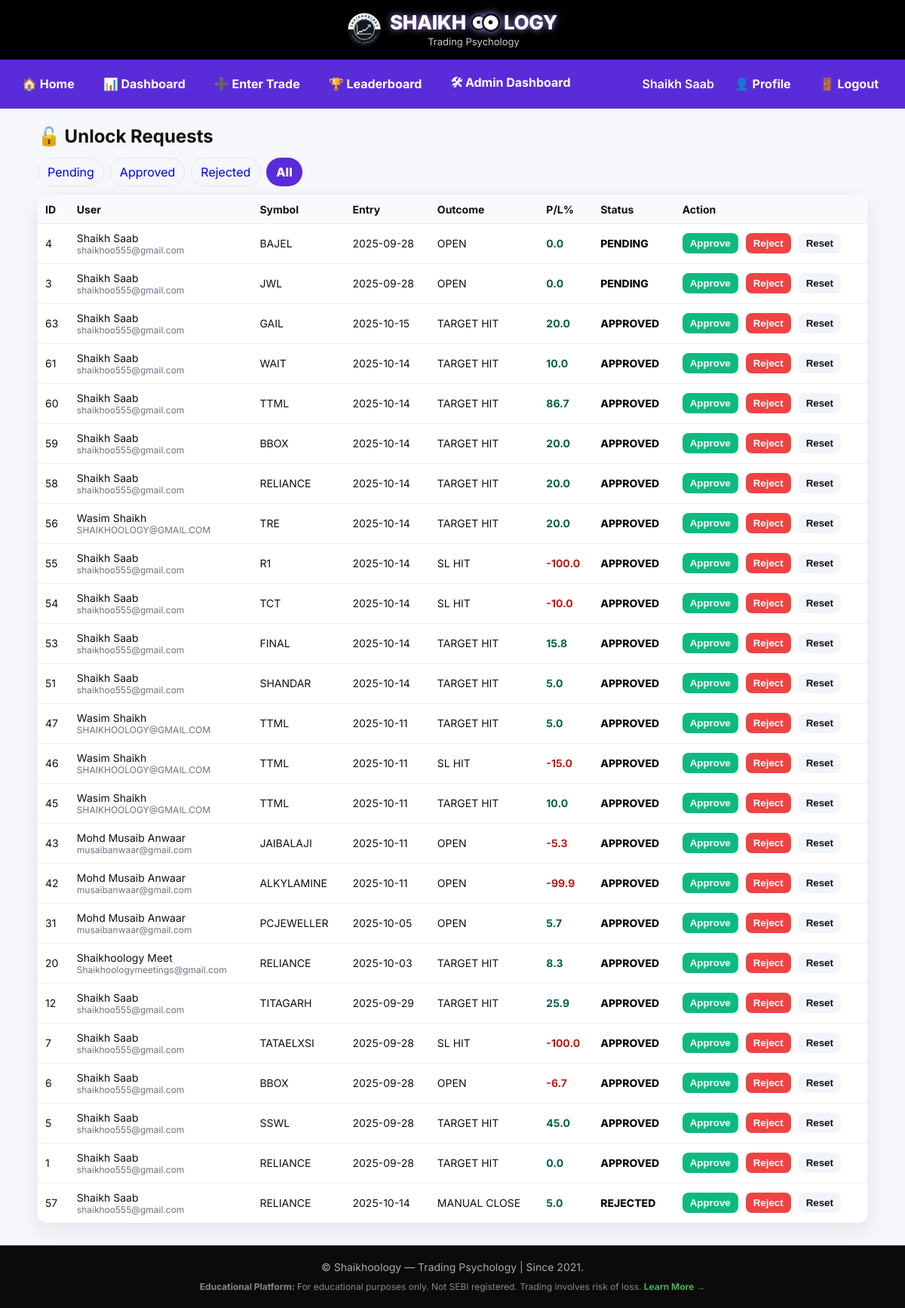
Screenshot of /admin/trade_unlock.php?status=all (signed in) with the database file from the repository.
### tables this page shows
CREATE TABLE `trades` (
  `id` int(11) NOT NULL,
  `user_id` int(11) NOT NULL,
  `entry_date` date NOT NULL,
  `close_date` date DEFAULT NULL,
  `symbol` varchar(50) DEFAULT NULL,
  `marketcap` enum('Large','Mid','Small') DEFAULT 'Mid',
  `position_percent` decimal(7,4) DEFAULT 0.0000,
  `entry_price` decimal(14,4) DEFAULT NULL,
  `stop_loss` decimal(14,4) DEFAULT NULL,
  `target_price` decimal(14,4) DEFAULT NULL,
  `exit_price` decimal(14,4) DEFAULT NULL,
  `exit_date` date DEFAULT NULL,
  `outcome` varchar(50) DEFAULT 'OPEN',
  `locked` tinyint(1) NOT NULL DEFAULT 0,
  `rule_based` tinyint(1) NOT NULL DEFAULT 1,
  `concern` text DEFAULT NULL,
  `pl_percent` decimal(10,4) DEFAULT NULL,
  `pl_amount` decimal(14,2) NOT NULL DEFAULT 0.00,
  `rr` decimal(10,4) DEFAULT NULL,
  `allocation_amount` decimal(14,2) DEFAULT NULL,
  `qty` decimal(14,4) DEFAULT NULL,
  `points` int(11) DEFAULT 0,
  `analysis_link` text DEFAULT NULL,
  `notes` text DEFAULT NULL,
  `created_at` timestamp NULL DEFAULT current_timestamp(),
  `rule_flag` enum('OK','NOT_RULE_BASED') NOT NULL DEFAULT 'OK',
  `is_locked` tinyint(1) NOT NULL DEFAULT 0,
  `unlock_status` enum('none','pending','approved','rejected') NOT NULL DEFAULT 'none',
  `unlock_approved_at` datetime DEFAULT NULL,
  `unlock_expires` datetime DEFAULT NULL,
  `deleted_at` datetime DEFAULT NULL,
  `deleted_by` int(11) DEFAULT NULL,
  `deleted_reason` varchar(255) DEFAULT NULL,
  `deleted_by_admin` tinyint(1) NOT NULL DEFAULT 0,
  `is_deleted` tinyint(1) NOT NULL DEFAULT 0,
  `restored_by` varchar(20) DEFAULT NULL,
  `unlock_requested_by` int(11) DEFAULT NULL
);

CREATE TABLE `users` (
  `id` int(11) NOT NULL,
  `name` varchar(100) NOT NULL,
  `email` varchar(150) NOT NULL,
  `password_hash` varchar(255) NOT NULL,
  `remember_token` varchar(255) DEFAULT NULL,
  `email_token` varchar(64) DEFAULT NULL,
  `email_verified` tinyint(1) NOT NULL DEFAULT 0,
  `status` varchar(20) NOT NULL DEFAULT 'unverified',
  `funds_available` decimal(14,2) DEFAULT 100000.00,
  `is_admin` tinyint(1) NOT NULL DEFAULT 0,
  `created_at` timestamp NULL DEFAULT current_timestamp(),
  `role` varchar(50) DEFAULT 'user',
  `trading_capital` decimal(15,2) NOT NULL DEFAULT 100000.00,
  `promoted_by` int(11) DEFAULT NULL,
  `promoted_at` datetime DEFAULT NULL,
  `approval_requested_at` datetime DEFAULT NULL,
  `rejection_reason` varchar(255) DEFAULT NULL,
  `updated_at` datetime DEFAULT current_timestamp() ON UPDATE current_timestamp(),
  `otp_code` varchar(6) DEFAULT NULL,
  `otp_expires` datetime DEFAULT NULL,
  `verification_attempts` int(11) NOT NULL DEFAULT 0,
  `full_name` varchar(255) DEFAULT NULL,
  `phone` varchar(20) DEFAULT NULL,
  `country` varchar(100) DEFAULT NULL,
  `trading_experience` int(11) DEFAULT NULL,
  `platform_used` varchar(255) DEFAULT NULL,
  `why_join` text DEFAULT NULL,
  `new_field_name` varchar(255) DEFAULT NULL,
  `profile_comments` longtext DEFAULT NULL CHECK (json_valid(`profile_comments`)),
  `profile_status` varchar(20) NOT NULL DEFAULT 'pending',
  `last_reviewed_by` int(11) DEFAULT NULL,
  `last_reviewed_at` datetime DEFAULT NULL,
  `profile_field_status` longtext DEFAULT NULL CHECK (json_valid(`profile_field_status`)),
  `last_login_at` datetime DEFAULT NULL,
  `user_type` enum('human','system') NOT NULL DEFAULT 'human'
);

### admin/trade_unlock.php (the view, shortened to what this page needs)
<?php
require_once __DIR__ . '/../config.php';
function h($s){ return htmlspecialchars((string)$s, ENT_QUOTES | ENT_SUBSTITUTE, 'UTF-8'); }
if ($res = $mysqli->query("SHOW COLUMNS FROM trades LIKE 'unlock_status'")) {
  $colExists = (bool)$res->num_rows; $res->close();
}
$view = strtolower($_GET['status'] ?? 'pending');
$where = "unlock_status IN ('pending','approved','rejected')";
$order = "FIELD(unlock_status,'pending','approved','rejected'), t.id DESC";
$params = [];
$sql = "
SELECT
  t.id, t.user_id,
  COALESCE(t.symbol, '') AS symbol,
  COALESCE(t.entry_date, DATE(t.created_at)) AS entry_date,
  COALESCE(t.outcome,'') AS outcome,
  COALESCE(t.pl_percent,0) AS pl_percent,
  COALESCE(t.unlock_status,'none') AS unlock_status,
  u.name AS user_name, u.email AS user_email
FROM trades t
LEFT JOIN users u ON u.id = t.user_id
WHERE $where
ORDER BY $order
LIMIT 500
";
$rows = [];
if ($view === 'all') {
  $res = $mysqli->query($sql);
} else {
  $st = $mysqli->prepare($sql);
  $st->bind_param('s', $params[0]);
  $st->execute();
  $res = $st->get_result();
}
if ($res) { while ($r = $res->fetch_assoc()) $rows[] = $r; if ($view!=='all') $st->close(); }
include __DIR__ . '/../header.php';
?>
<div class="container" style="max-width:1100px;margin:22px auto;padding:0 16px">
  <h2 style="margin:6px 0 14px">🔓 Unlock Requests</h2>
  <div style="display:flex;gap:8px;margin-bottom:12px">
    <a href="?status=pending"  class="pill" style="text-decoration:none;padding:8px 12px;border-radius:999px;border:1px solid #e5e7eb;<?= $view==='pending'?'background:#5a2bd9;color:#fff;border-color:transparent;font-weight:800':'' ?>">Pending</a>
    <a href="?status=approved" class="pill" style="text-decoration:none;padding:8px 12px;border-radius:999px;border:1px solid #e5e7eb;<?= $view==='approved'?'background:#5a2bd9;color:#fff;border-color:transparent;font-weight:800':'' ?>">Approved</a>
    <a href="?status=rejected" class="pill" style="text-decoration:none;padding:8px 12px;border-radius:999px;border:1px solid #e5e7eb;<?= $view==='rejected'?'background:#5a2bd9;color:#fff;border-color:transparent;font-weight:800':'' ?>">Rejected</a>
    <a href="?status=all"      class="pill" style="text-decoration:none;padding:8px 12px;border-radius:999px;border:1px solid #e5e7eb;<?= $view==='all'?'background:#5a2bd9;color:#fff;border-color:transparent;font-weight:800':'' ?>">All</a>
  </div>
  <div style="overflow:auto;background:#fff;border-radius:12px;box-shadow:0 10px 28px rgba(16,24,40,.08)">
    <table style="width:100%;border-collapse:collapse;font-size:14px">
      <thead>
        <tr style="background:#f8fafc;text-align:left">
          <th style="padding:10px">ID</th>
          <th style="padding:10px">User</th>
          <th style="padding:10px">Symbol</th>
          <th style="padding:10px">Entry</th>
          <th style="padding:10px">Outcome</th>
          <th style="padding:10px">P/L%</th>
          <th style="padding:10px">Status</th>
          <th style="padding:10px">Action</th>
        </tr>
      </thead>
      <tbody>
        <?php if (!$rows): ?>
          <tr><td colspan="8" style="padding:12px;color:#666">Nothing here.</td></tr>
        <?php else: foreach ($rows as $r): ?>
          <tr style="border-top:1px solid #eef2f7">
            <td style="padding:10px"><?= (int)$r['id'] ?></td>
            <td style="padding:10px">
              <?= h($r['user_name'] ?: $r['user_email']) ?>
              <div style="font-size:12px;color:#6b7280"><?= h($r['user_email']) ?></div>
            </td>
            <td style="padding:10px"><?= h($r['symbol']) ?></td>
            <td style="padding:10px"><?= h($r['entry_date']) ?></td>
            <td style="padding:10px"><?= h($r['outcome']) ?></td>
            <td style="padding:10px;<?= (float)$r['pl_percent']>=0?'color:#065f46':'color:#b91c1c' ?>;font-weight:700">
              <?= number_format((float)$r['pl_percent'],1) ?>
            </td>
            <td style="padding:10px;font-weight:800">
              <?= strtoupper($r['unlock_status']) ?>
            </td>
            <td style="padding:10px;white-space:nowrap">
              <form method="post" style="display:inline">
                <button name="action" value="approve" style="background:#10b981;color:#fff;border:0;border-radius:8px;padding:6px 10px;font-weight:700;cursor:pointer">Approve</button>
              </form>
              <form method="post" style="display:inline;margin-left:6px">
                <button name="action" value="reject" style="background:#ef4444;color:#fff;border:0;border-radius:8px;padding:6px 10px;font-weight:700;cursor:pointer">Reject</button>
              </form>
              <form method="post" style="display:inline;margin-left:6px">
                <button name="action" value="reset" style="background:#f1f5f9;color:#111;border:0;border-radius:8px;padding:6px 10px;font-weight:700;cursor:pointer">Reset</button>
              </form>
            </td>
          </tr>
        <?php endforeach; endif; ?>
      </tbody>
    </table>
  </div>
</div>
<?php include __DIR__ . '/../footer.php'; ?>

### header.php (style rules this page uses)
:root { --bar:#5a2bd9; --pillText:#5a2bd9; }
body { margin:0;font-family:Inter,system-ui,Arial,sans-serif;background:#f6f7fb;color:#111 }

### rows the page displays
trades: id "4", user.name "Shaikh Saab", user.email "shaikhoo555@gmail.com", symbol "BAJEL", entry_date "2025-09-28", outcome "OPEN", pl_percent "0.0", unlock_status "PENDING"
trades: id "3", user.name "Shaikh Saab", user.email "shaikhoo555@gmail.com", symbol "JWL", entry_date "2025-09-28", outcome "OPEN", pl_percent "0.0", unlock_status "PENDING"
trades: id "63", user.name "Shaikh Saab", user.email "shaikhoo555@gmail.com", symbol "GAIL", entry_date "2025-10-15", outcome "TARGET HIT", pl_percent "20.0", unlock_status "APPROVED"
trades: id "61", user.name "Shaikh Saab", user.email "shaikhoo555@gmail.com", symbol "WAIT", entry_date "2025-10-14", outcome "TARGET HIT", pl_percent "10.0", unlock_status "APPROVED"
trades: id "60", user.name "Shaikh Saab", user.email "shaikhoo555@gmail.com", symbol "TTML", entry_date "2025-10-14", outcome "TARGET HIT", pl_percent "86.7", unlock_status "APPROVED"
trades: id "59", user.name "Shaikh Saab", user.email "shaikhoo555@gmail.com", symbol "BBOX", entry_date "2025-10-14", outcome "TARGET HIT", pl_percent "20.0", unlock_status "APPROVED"
trades: id "58", user.name "Shaikh Saab", user.email "shaikhoo555@gmail.com", symbol "RELIANCE", entry_date "2025-10-14", outcome "TARGET HIT", pl_percent "20.0", unlock_status "APPROVED"
trades: id "56", user.name "Wasim Shaikh", user.email "SHAIKHOOLOGY@GMAIL.COM", symbol "TRE", entry_date "2025-10-14", outcome "TARGET HIT", pl_percent "20.0", unlock_status "APPROVED"
trades: id "55", user.name "Shaikh Saab", user.email "shaikhoo555@gmail.com", symbol "R1", entry_date "2025-10-14", outcome "SL HIT", pl_percent "-100.0", unlock_status "APPROVED"
trades: id "54", user.name "Shaikh Saab", user.email "shaikhoo555@gmail.com", symbol "TCT", entry_date "2025-10-14", outcome "SL HIT", pl_percent "-10.0", unlock_status "APPROVED"
trades: id "53", user.name "Shaikh Saab", user.email "shaikhoo555@gmail.com", symbol "FINAL", entry_date "2025-10-14", outcome "TARGET HIT", pl_percent "15.8", unlock_status "APPROVED"
trades: id "51", user.name "Shaikh Saab", user.email "shaikhoo555@gmail.com", symbol "SHANDAR", entry_date "2025-10-14", outcome "TARGET HIT", pl_percent "5.0", unlock_status "APPROVED"
trades: id "47", user.name "Wasim Shaikh", user.email "SHAIKHOOLOGY@GMAIL.COM", symbol "TTML", entry_date "2025-10-11", outcome "TARGET HIT", pl_percent "5.0", unlock_status "APPROVED"
trades: id "46", user.name "Wasim Shaikh", user.email "SHAIKHOOLOGY@GMAIL.COM", symbol "TTML", entry_date "2025-10-11", outcome "SL HIT", pl_percent "-15.0", unlock_status "APPROVED"
trades: id "45", user.name "Wasim Shaikh", user.email "SHAIKHOOLOGY@GMAIL.COM", symbol "TTML", entry_date "2025-10-11", outcome "TARGET HIT", pl_percent "10.0", unlock_status "APPROVED"
trades: id "43", user.name "Mohd Musaib Anwaar", user.email "musaibanwaar@gmail.com", symbol "JAIBALAJI", entry_date "2025-10-11", outcome "OPEN", pl_percent "-5.3", unlock_status "APPROVED"
trades: id "42", user.name "Mohd Musaib Anwaar", user.email "musaibanwaar@gmail.com", symbol "ALKYLAMINE", entry_date "2025-10-11", outcome "OPEN", pl_percent "-99.9", unlock_status "APPROVED"
trades: id "31", user.name "Mohd Musaib Anwaar", user.email "musaibanwaar@gmail.com", symbol "PCJEWELLER", entry_date "2025-10-05", outcome "OPEN", pl_percent "5.7", unlock_status "APPROVED"
trades: id "20", user.name "Shaikhoology Meet", user.email "Shaikhoologymeetings@gmail.com", symbol "RELIANCE", entry_date "2025-10-03", outcome "TARGET HIT", pl_percent "8.3", unlock_status "APPROVED"
trades: id "12", user.name "Shaikh Saab", user.email "shaikhoo555@gmail.com", symbol "TITAGARH", entry_date "2025-09-29", outcome "TARGET HIT", pl_percent "25.9", unlock_status "APPROVED"
trades: id "7", user.name "Shaikh Saab", user.email "shaikhoo555@gmail.com", symbol "TATAELXSI", entry_date "2025-09-28", outcome "SL HIT", pl_percent "-100.0", unlock_status "APPROVED"
trades: id "6", user.name "Shaikh Saab", user.email "shaikhoo555@gmail.com", symbol "BBOX", entry_date "2025-09-28", outcome "OPEN", pl_percent "-6.7", unlock_status "APPROVED"
trades: id "5", user.name "Shaikh Saab", user.email "shaikhoo555@gmail.com", symbol "SSWL", entry_date "2025-09-28", outcome "TARGET HIT", pl_percent "45.0", unlock_status "APPROVED"
trades: id "1", user.name "Shaikh Saab", user.email "shaikhoo555@gmail.com", symbol "RELIANCE", entry_date "2025-09-28", outcome "TARGET HIT", pl_percent "0.0", unlock_status "APPROVED"
trades: id "57", user.name "Shaikh Saab", user.email "shaikhoo555@gmail.com", symbol "RELIANCE", entry_date "2025-10-14", outcome "MANUAL CLOSE", pl_percent "5.0", unlock_status "REJECTED"

### other values shown
$hLbl "🏠 Home 📊 Dashboard ➕ Enter Trade 🏆 Leaderboard 🛠 Admin Dashboard 👤 Profile 🚪 Logout"
$username "Shaikh Saab"
